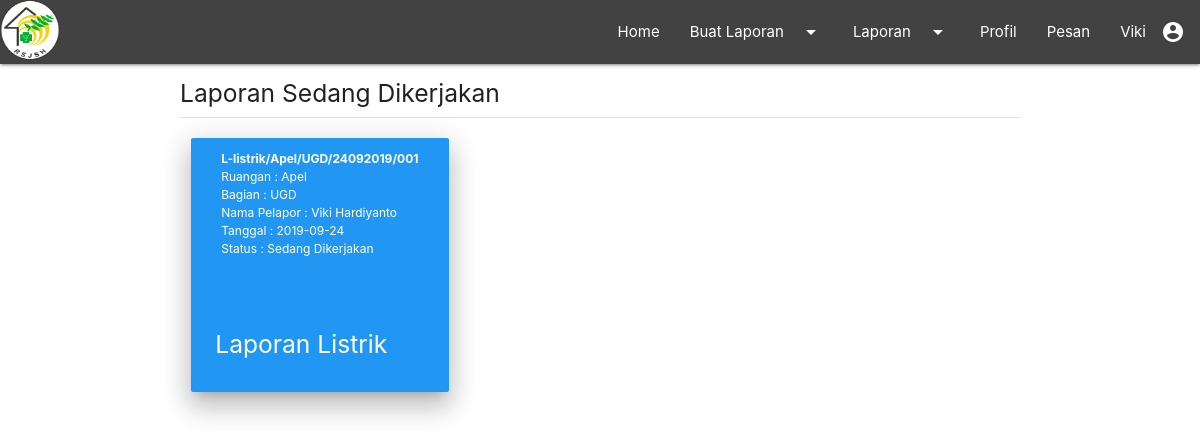
Before: /index.php/admin/laporan/show_laporan_dk with the older database file.
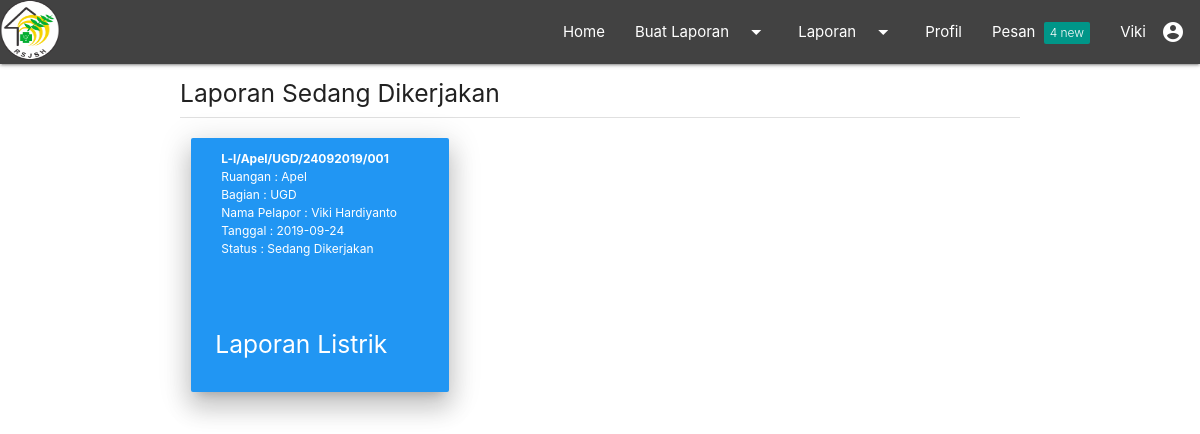
After: the same page with the newer database file.
### tables this page shows
CREATE TABLE `laporan_listrik` (
  `nomor_laporan` varchar(256) NOT NULL,
  `tanggal` date NOT NULL,
  `ruangan` varchar(256) NOT NULL,
  `bagian` varchar(256) NOT NULL,
  `pelapor` varchar(256) NOT NULL,
  `keluhan` varchar(256) NOT NULL,
  `tambahan` text NOT NULL,
  `status` enum('Menunggu Konfirmasi','Sedang Dikerjakan','Selesai') NOT NULL
);

### application/controllers/admin/Laporan.php (called while the page is built, shortened)
<?php
class Laporan extends CI_Controller
{
  public function __construct()
  {
    $this->load->model('laporan_model');
    $this->load->model('komentar_model');
  }
  function show_laporan_dk()
  {
    $data['new_msg'] = $this->komentar_model->jumlah_komentar_0();
    $parameter = 'Sedang Dikerjakan';
    $data['title'] = "Laporan Sedang Dikerjakan";
    $data['laporan_air'] = $this->laporan_model->get_laporan_air($parameter);
    $data['laporan_bangunan'] = $this->laporan_model->get_laporan_bangunan($parameter);
    $data['laporan_furnitur'] = $this->laporan_model->get_laporan_furnitur($parameter);
    $data['laporan_listrik'] = $this->laporan_model->get_laporan_listrik($parameter);
    $data['laporan_peralatan'] = $this->laporan_model->get_laporan_peralatan($parameter);
    $this->load->view('admin/show_laporan_v.php', $data);
  }
}

### index.php (called while the page is built, shortened)
<?php
require_once BASEPATH.'core/CodeIgniter.php';

### application/models/Laporan_model.php (called while the page is built, shortened)
<?php
class Laporan_model extends CI_Model
{
  function get_laporan_listrik($kode)
  {
    $result = $this->db->get_where('laporan_listrik', array('status' => $kode));
    return $result;
  }
}

### application/views/admin/show_laporan_v.php (the view, shortened to what this page needs)
<!DOCTYPE html>
<html lang="en">
<head>
    <?php $this->load->view('admin/partials/css.php') ?>
</head>
<body>
    <?php $this->load->view('admin/partials/navbar.php') ?>
    <div class="container">
        <h5><?php echo $title; ?></h5>
        <div class="divider"></div>
<?php
$count = 0;
foreach ($laporan_listrik->result() as $l1) :
    if ($count == 0) { ?>
        <div class="row">
            <div class="col s4 m4">
                <div class="card z-depth-4 blue white-text">
                    <div class="card-image waves-effect waves-block waves-light">
                        <a href="<?php echo base_url('admin/laporan/show_laporan?jenis_laporan=laporan_listrik&&id=' . $l1->nomor_laporan) ?>" class="white-text">
                            <p class="laporan-card margin-left"><b><?php echo $l1->nomor_laporan; ?></b> <br>
                                Ruangan : <?php echo $l1->ruangan; ?> <br>
                                Bagian : <?php echo $l1->bagian; ?> <br>
                                Nama Pelapor : <?php echo $l1->pelapor; ?> <br>
                                Tanggal : <?php echo $l1->tanggal; ?> <br>
                                Status : <?php echo $l1->status; ?>
                            </p>
                        </a>
                    </div>
                    <div class="card-content">
                        <span class="card-title activator white-text text-darken-4">
                            <h5>Laporan Listrik</h5>
                        </span>
                    </div>
                </div>
            </div>
        <?php $count++;
    } ?>
<?php endforeach; ?>
</div>
</div>
</body>
</html>

### application/views/admin/partials/css.php
<link href="<?php echo base_url('assets/css/materialize/css/materialize.css'); ?>" rel="stylesheet">
<link href="<?php echo base_url('assets/css/manual-styles/styles.css'); ?>" rel="stylesheet">
<link href="<?php echo base_url('assets/css/material-icons/material-icons.css'); ?>" rel="stylesheet">

### application/views/admin/partials/navbar.php (shortened to what this page needs)
<div class="navbar-fixed">
    <nav class="grey darken-3">
        <div class="nav-wrapper">
            <a href="dashboard" class="brand-logo"><img src="<?php echo base_url('assets/img/logo-rsjsh.png'); ?>" alt="RSJHS Logo" height="60px" width="60px"></a>
            <ul id="nav-mobile" class="right hide-on-med-and-down">
                <li><a href="<?php echo base_url('admin/dashboard') ?>" class="bold-font">Home</a></li>
                <li><a class="dropdown-trigger bold-font" href="#" data-target="jenis-masalah_DD">Buat Laporan<i class="material-icons right">arrow_drop_down</i></a></li>
                <li><a class="dropdown-trigger bold-font" href="#" data-target="laporan_DD">Laporan<i class="material-icons right">arrow_drop_down</i></a></li>
                <li><a href="#" class="bold-font">Profil</a></li>
                <li><a href="#" class="bold-font">Pesan
                        <?php if ($new_msg > 0) : ?>
                            <span class="new badge teal"><?php echo $new_msg; ?></span>
                        <?php endif; ?>
                    </a></li>
                <li><a class="dropdown-trigger bold-font" href="#" data-target="acc_DD">Viki<i class="material-icons right">account_circle</i></a></li>
            </ul>
        </div>
    </nav>
</div>

### assets/css/manual-styles/styles.css (style rules this page uses)
.margin-left { margin-left: 10px !important; font-size: 12px; }
.card-image { margin: 20px !important; }

Changed rows visible on the page:
removed laporan_listrik: nomor_laporan "L-listrik/Apel/UGD/24092019/001", ruangan "Apel", bagian "UGD", pelapor "Viki Hardiyanto", tanggal "2019-09-24", status "Sedang Dikerjakan"
added laporan_listrik: nomor_laporan "L-l/Apel/UGD/24092019/001", ruangan "Apel", bagian "UGD", pelapor "Viki Hardiyanto", tanggal "2019-09-24", status "Sedang Dikerjakan"
Other visible differences:
$new_msg: (not shown) → "4"
